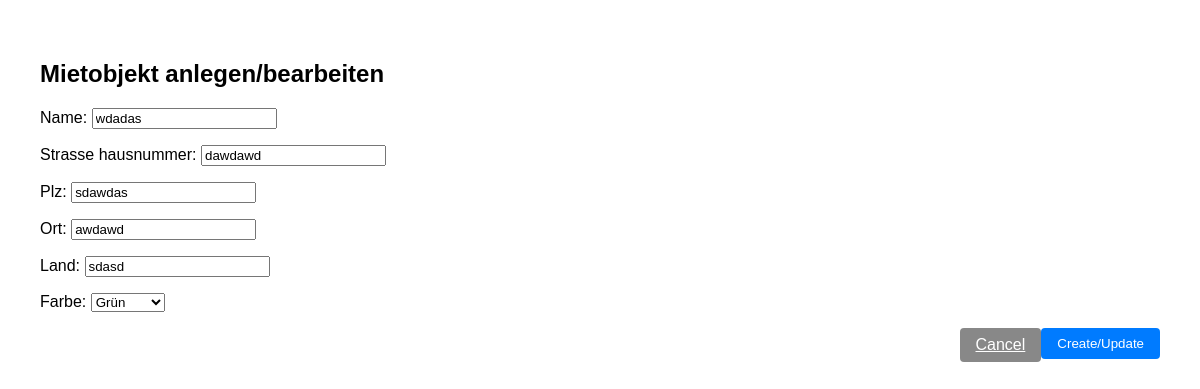
Page /mietobjekt/6/update/ (signed in) on the committed database.
### kostenpruefung_mietobjekte_app/models.py (models this page shows, shortened)
class Mietobjekt(models.Model):
    created_by = models.ForeignKey(User, on_delete=models.CASCADE, related_name="mietobjekte_created", null=True, blank=True)
    name = models.CharField(max_length=255)
    strasse_hausnummer = models.CharField(max_length=255)
    plz = models.CharField(max_length=10) # 2 - 10 characters (numbers and letters)
    ort = models.CharField(max_length=100)
    land = models.CharField(max_length=100)
    FARBE_CHOICES = [
        ('rot', 'Rot'),
        ('blau', 'Blau'),
        ('gruen', 'Grün'),
        ('gelb', 'Gelb'),
        ('schwarz', 'Schwarz'),
    ]
    farbe = models.CharField(max_length=20, choices=FARBE_CHOICES)

### kostenpruefung_mietobjekte_app/views.py (the view, shortened to what this page needs)
# urls.py: path('mietobjekt/<int:pk>/update/', MietobjektUpdateView.as_view(), name='mietobjekt_update'),
class MietobjektUpdateView(LoginRequiredMixin, UpdateView):
    model = Mietobjekt
    form_class = MietobjektForm
    template_name = 'kostenpruefung_mietobjekte_app/mietobjekt_form.html'
    def get_queryset(self):
        return Mietobjekt.objects.filter(created_by=self.request.user)

### kostenpruefung_mietobjekte_app/forms.py
class MietobjektForm(forms.ModelForm):
    class Meta:
        model = Mietobjekt
        exclude = ['created_by']

### kostenpruefung_mietobjekte_app/templates/kostenpruefung_mietobjekte_app/mietobjekt_form.html (shortened to what this page needs)
{% load static %}
<!DOCTYPE html>
<html lang="de">
<head>
    <link rel="stylesheet" href="{% static 'kostenpruefung_mietobjekte_app/style.css' %}">
</head>
<body>
<div class="main-content">
    <h2>Mietobjekt anlegen/bearbeiten</h2>
    <form method="post">
        {{ form.as_p }}
        <button type="submit" class="action-btn">Create/Update</button>
        <a href="{% url 'kostenpruefung_mietobjekte_app:objekt_index' %}" class="action-btn" style="background:#888;">Cancel</a>
    </form>
</div>
</body>
</html>

### kostenpruefung_mietobjekte_app/static/kostenpruefung_mietobjekte_app/style.css (style rules this page uses)
body { margin: 0; font-family: Arial, sans-serif; }
.main-content { flex: 1; padding: 40px; }
.action-btn { float: right; padding: 8px 16px; background: #007bff; color: #fff; border: none; border-radius: 4px; cursor: pointer; margin-bottom: 20px; }

### rows in the picture
Mietobjekt: name "wdadas", strasse_hausnummer "dawdawd", plz "sdawdas", ort "awdawd", land "sdasd", farbe "Grün"
